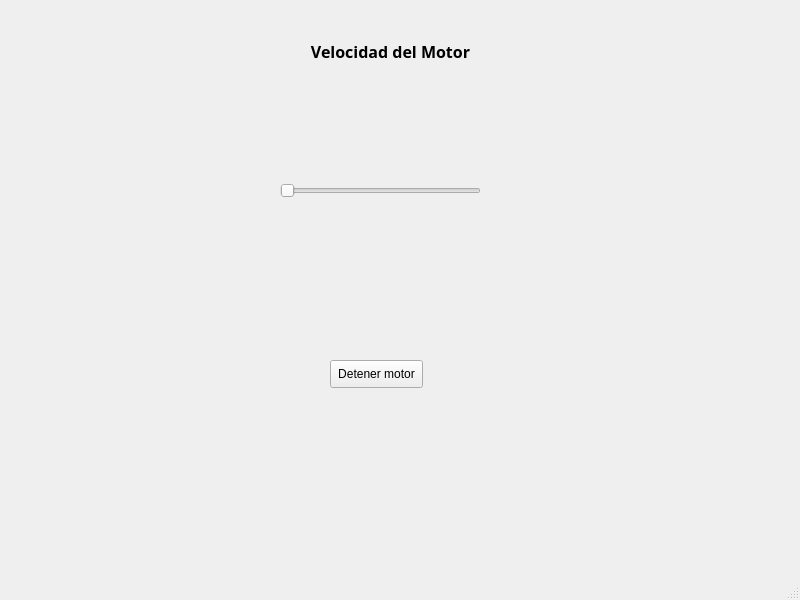
<?xml version="1.0" encoding="UTF-8"?>
<ui version="4.0">
 <class>MainWindow</class>
 <widget class="QMainWindow" name="MainWindow">
  <property name="geometry">
   <rect>
    <x>0</x>
    <y>0</y>
    <width>800</width>
    <height>600</height>
   </rect>
  </property>
  <property name="windowTitle">
   <string>MainWindow</string>
  </property>
  <widget class="QWidget" name="centralwidget">
   <widget class="QSlider" name="speedSlider">
    <property name="geometry">
     <rect>
      <x>280</x>
      <y>160</y>
      <width>201</width>
      <height>61</height>
     </rect>
    </property>
    <property name="orientation">
     <enum>Qt::Horizontal</enum>
    </property>
   </widget>
   <widget class="QPushButton" name="stopButton">
    <property name="geometry">
     <rect>
      <x>330</x>
      <y>360</y>
      <width>93</width>
      <height>28</height>
     </rect>
    </property>
    <property name="text">
     <string>Detener motor</string>
    </property>
   </widget>
   <widget class="QLabel" name="label">
    <property name="geometry">
     <rect>
      <x>300</x>
      <y>40</y>
      <width>181</width>
      <height>31</height>
     </rect>
    </property>
    <property name="font">
     <font>
      <family>Arial Black</family>
      <pointsize>12</pointsize>
      <weight>75</weight>
      <bold>true</bold>
     </font>
    </property>
    <property name="text">
     <string>Velocidad del Motor</string>
    </property>
    <property name="alignment">
     <set>Qt::AlignHCenter|Qt::AlignTop</set>
    </property>
   </widget>
  </widget>
  <widget class="QMenuBar" name="menubar">
   <property name="geometry">
    <rect>
     <x>0</x>
     <y>0</y>
     <width>800</width>
     <height>21</height>
    </rect>
   </property>
  </widget>
  <widget class="QStatusBar" name="statusbar"/>
 </widget>
 <resources/>
 <connections/>
</ui>
